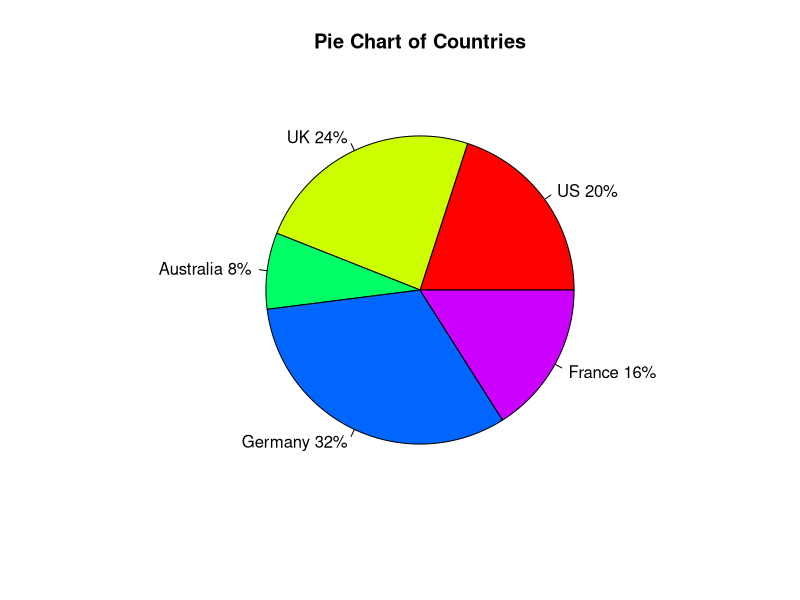
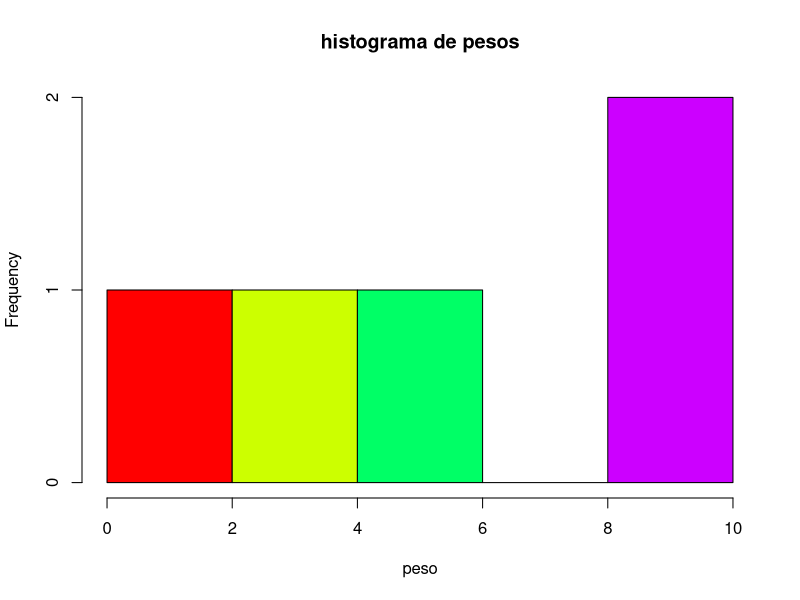

Reproduce these figures in R, in order. (Note: this script raises an error after producing the figures.)

#VARIAVEL QUANTITATIVA NOMINAL DISCRETA
slices <- c(10, 12, 4, 16, 8)
lbls <- c("US", "UK", "Australia", "Germany", "France")
pct <- round(slices/sum(slices)*100)
lbls <- paste(lbls, pct) # add percents to labels
lbls <- paste(lbls,"%",sep="") # ad % to labels
pie(slices,labels = lbls, col=rainbow(length(lbls)),
    main="Pie Chart of Countries")


#VARIAVEL quantitativa continua
peso = c(1.24,2.75,4.26,8.45,9.54)
 
hist(peso, col= rainbow(5), main = "histograma de pesos")

 
ggplot(iris, aes(x = Sepal.Length)) +
  geom_histogram(bins = 10) +
  ggtitle("10 classes")

# Histograma com 30 classes:
ggplot(iris, aes(x = Sepal.Length)) +
  geom_histogram(bins = 30) +
  ggtitle("30 classes")
hist(altura)
ordem
?barplot
y = c(7)
a= c(10)
x = c("Doutorado","Mestrado",a)

# Gráfico de barras e setores. variavel qualitativa ordinal
package.install("ggplot2")
 library(ggplot2)
df <- data.frame(escolaridade = c("Fundamental", "Médio","Superior"),
                 tamanho = c(1.9, 1.1, 3.2))

# Boxplot
ggplot(df, aes(y = tamanho, x = escolaridade)) +
  geom_bar(stat = "identity")